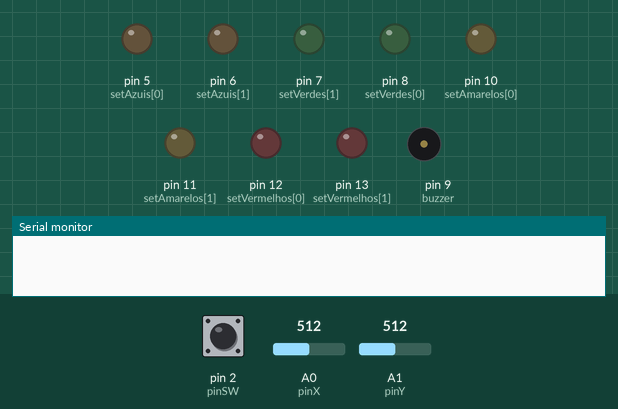
The sketch below on a simulated Arduino Uno, built with avr-gcc and run on an emulated ATmega328P. On the bench: output pins drawn as LEDs (lit = HIGH), buzzer (waves = sounding), the last lines printed to the serial monitor. The test bench sets the inputs (shaded band); at power-on: pin 2 (pinSW) HIGH, A0 (pinX) = 512, A1 (pinY) = 512. Random numbers use the default seed unless the sketch sets one.

Above: at 0.8 s.
0.9 s: pin 2 (pinSW) pulled LOW for 1 s
At 2.9 s:
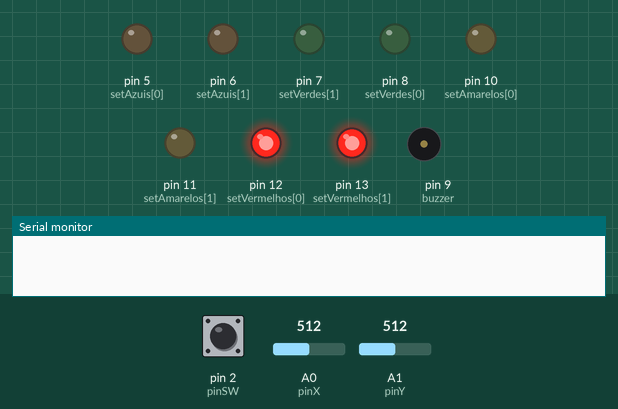
3.9 s: pin 2 (pinSW) pulled LOW for 0.15 s
At 6.8 s:
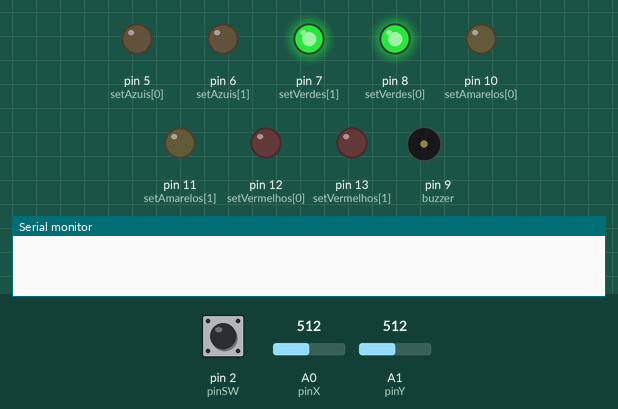
7.0 s: A0 (pinX) set to 685
8.5 s: A0 (pinX) set to 709
At 8.9 s:
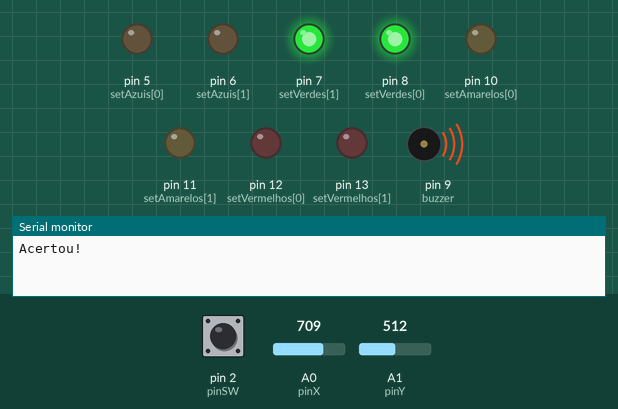
At 9.54 s:
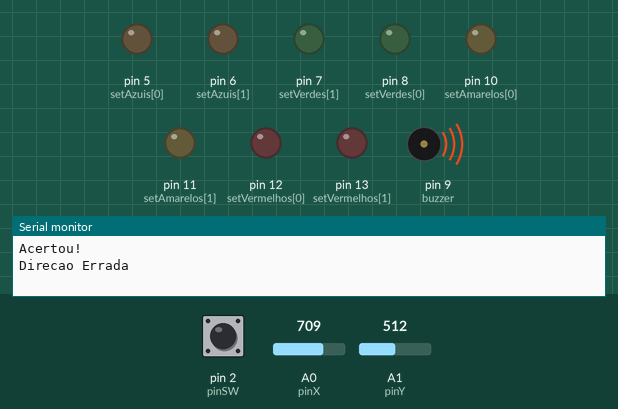
11.5 s: A0 (pinX) set to 290
14.5 s: A0 (pinX) set to 311
Timing chart, 0 to 25.2 s (numbered marks = the images above; inputs shaded):
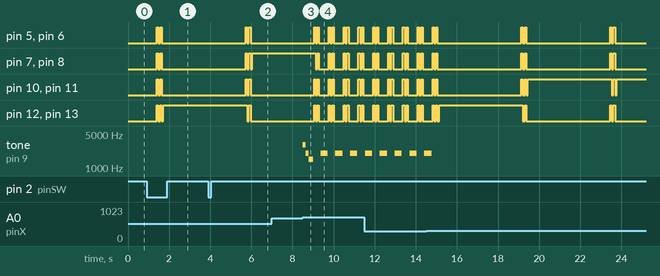

The sketch:

bebeat271125.ino
```cpp
int setVermelhos[] = { 12, 13 };
int setAmarelos[] = { 10, 11 };
int setAzuis[] = { 5, 6 };
int setVerdes[] = { 8, 7 };
// sao definadas as variaveis(vetores) que dividem cada grupo LED pela cor, cada grupo guarda 2 pinos(cada pino responsavel por acender 2 LEDs, via conexão paralela) no arduino uno {x,y};

unsigned long tempoInicio;  // criação de uma variavel que posteriormente servirá para calcular o tempo que o jogo ficou ligado
bool ledsAcesos = false;  // variavel booleana true/false dizendo que devem estar desligados
bool rodadaIniciada = false; // controla inicio/fim de rodada
int *setAtivo = nullptr; //  "ponteiro" que aponta para o vetor da cor sorteada
int buzzer = 9;  // pino do buzzer

int escolhido = -1; // cada set recebe um desses valores 0, 1, 2 ou 3. -1 significa nenhum set escolhido ainda
// Joystick
int pinX = A0;
int pinY = A1;
int pinSW = 2;
// pino analogico onde está conectado cada funçao do joystick

const int NUM_LEDS = 2;

String direcaoAtual = " ";
// Vetor de sets
int *sets[] = { setVermelhos, setAmarelos, setAzuis, setVerdes };
const int NUM_SETS = 4;

// Nomes dos sets
const char *nomesSets[] = { "Vermelho", "Amarelo", "Azul", "Verde" };

// Tempo aceso
unsigned long tempoAceso = 4000;
int ultimaVelocidade = 4000; // serve para o calculo de mudança de vel. posteriormente

// Pontuacao
int Score = 0;
int valorPorAcerto = 1;
int erros = 0;

bool pausado = false;

void setup() {
  Serial.begin(9600); // inicia a comunicação entre computador e arduino, parametro 9600: define a velocidade de transmissão em bits por segundo
  pinMode(pinSW, INPUT_PULLUP);
  pinMode(buzzer, OUTPUT);

  while (digitalRead(pinSW) == HIGH) {
  }

  for (int i = 0; i < NUM_LEDS; i++) {
    pinMode(setVermelhos[i], OUTPUT);
    pinMode(setAmarelos[i], OUTPUT);
    pinMode(setAzuis[i], OUTPUT);
    pinMode(setVerdes[i], OUTPUT);
  }

  randomSeed(analogRead(A0));
}
//configura o botao joystick e buzzer, configura todos os pinos de LEDs como saida
//espera o jogador pressionar o botao para começar e random = para gerar números aleatorios diferentes a cada partida
void loop() {

 if (digitalRead(pinSW) == LOW) {  // botão pressionado
  pausado = !pausado;             // alterna estado
  delay(250);                     // evita múltiplos toggles enquanto segura
}

  if(!pausado){

  // rodada começando
  if (!rodadaIniciada) {
    flashTransicao();

    // escolher cor APENAS aqui
    escolhido = random(0, NUM_SETS);  // escolhe o numero do set a ser ligado
    setAtivo = sets[escolhido];       //atribui o set ativo a o numero sorteado

    // acende todos os leds do set sorteado
    for (int j = 0; j < NUM_LEDS; j++) {
      digitalWrite(setAtivo[j], HIGH);
    }

    tempoInicio = millis();  //marca o tempo atual
    rodadaIniciada = true;   //diz que ja tem uma rodada em andamento
    ledsAcesos = true;       // comunica que os leds estão acessos
  }

  // DURANTE A RODADA → ler joystick sempre
  lerJoystick();      //ler comando do jystick
  verificarAcerto();  //checa se o comando foi certo

  // se os leds estão acessos, e o tempo tempo atual, menos o tempo que a rodada inicio forem maiores ou iguais ao tempo maximo que a led fica acessa
  if (ledsAcesos && millis() - tempoInicio >= tempoAceso) {

    for (int j = 0; j < NUM_LEDS; j++) {  //apaga o set ativo
      digitalWrite(setAtivo[j], LOW);
    }

    ledsAcesos = false;
    rodadaIniciada = false;  // agora pode iniciar outra rodada
  }

  modos();
  }
}

void lerJoystick() {
  int eixoX = analogRead(pinX);  // valores de 0 a 1023
  int eixoY = analogRead(pinY);
  int botao = digitalRead(pinSW);  // LOW = pressionado


  if (eixoX < 300) {
    direcaoAtual = "Esquerda";
  } else if (eixoX > 700) {
    direcaoAtual = "Direita";
  } else if (eixoY < 300) {
    direcaoAtual = "Baixo";
  } else if (eixoY > 700) {
    direcaoAtual = "Cima";
  } else {
    direcaoAtual = "Centro";
  }
//conversao dos valores em direção
  // Serial.println(direcaoAtual);
}

// Cima - Vermelho [0]
// Esquerda - Amarelo [1]
// Baixo - Azul [2]
// Direita - Verde [3]

void verificarAcerto() {
  if (!ledsAcesos) return;  // Impede verificar depois do fim da rodada

  bool acertou = false;

  if (escolhido == 0 && direcaoAtual == "Cima") acertou = true;
  else if (escolhido == 1 && direcaoAtual == "Esquerda") acertou = true;
  else if (escolhido == 2 && direcaoAtual == "Baixo") acertou = true;
  else if (escolhido == 3 && direcaoAtual == "Direita") acertou = true;

  if (acertou) {

    Score += valorPorAcerto;
    Serial.println("Acertou!");
    somAcerto();

    // APAGAR LEDs imediatamente
    for (int j = 0; j < NUM_LEDS; j++) {
      digitalWrite(setAtivo[j], LOW);
    }

    // FINALIZA rodada
    ledsAcesos = false;
    rodadaIniciada = false;

    return;
  }

  // Se não acertou:
  if (direcaoAtual != "Centro") {
    Serial.println("Direcao Errada");
    // APAGAR LEDs imediatamente
    for (int j = 0; j < NUM_LEDS; j++) {
      digitalWrite(setAtivo[j], LOW);
    }

    // FINALIZA rodada
    ledsAcesos = false;
    rodadaIniciada = false;
    erros += valorPorAcerto;
    somErro();
  }
}

void somAcerto() {
  // Nota 1: 3000 Hz (a mais alta inicial)
  tone(buzzer, 3000, 150);
  delay(150);

  // Nota 2: 2000 Hz (tom médio)
  tone(buzzer, 2000, 150);
  delay(150);

  // Nota 3: 1500 Hz (a mais baixa de erro)
  tone(buzzer, 1500, 200);
  delay(200);

  noTone(buzzer);
  delay(50);
}

void somErro() {

  tone(buzzer, 2000, 300);  // nota aguda

  delay(200);

  tone(buzzer, 2000, 150);  // mais agudo ainda

  delay(200);
}
//confighura o buzzwer e seus respectivas frequências
void efeitoTrocaDeFase() {
  somPowerUp();
  for (int k = 0; k < 5; k++) {
    for (int i = 0; i < NUM_LEDS; i++) {
      digitalWrite(setVermelhos[i], HIGH);
      digitalWrite(setAmarelos[i], HIGH);
      digitalWrite(setAzuis[i], HIGH);
      digitalWrite(setVerdes[i], HIGH);
    }
    delay(200);

    for (int i = 0; i < NUM_LEDS; i++) {
      digitalWrite(setVermelhos[i], LOW);
      digitalWrite(setAmarelos[i], LOW);
      digitalWrite(setAzuis[i], LOW);
      digitalWrite(setVerdes[i], LOW);
    }
    delay(200);
  }
}


// Mudança de velocidade
void modos() {
  int novaVelocidade = tempoAceso;

  if (Score > 30)
    novaVelocidade = 1000;
  else if (Score > 20)
    novaVelocidade = 2000;
  else if (Score > 10)
    novaVelocidade = 3000;
  else
    novaVelocidade = 4000;


  if (novaVelocidade != ultimaVelocidade) {
    Serial.println("TROCANDO DE FASE!");
    efeitoTrocaDeFase();
    ultimaVelocidade = novaVelocidade;
  }

  tempoAceso = novaVelocidade;
}

void somPowerUp() {
  int notas[] = { 300, 400, 550, 700, 900, 1200 };
  int duracoes[] = { 120, 120, 100, 100, 100, 200 };

  for (int i = 0; i < 6; i++) {
    tone(buzzer, notas[i], duracoes[i]);
    delay(duracoes[i] + 20);
  }

  noTone(buzzer);
}
// Toca sequência de notas ascendentes no buzzer.
//Cada nota tem duração diferente.
//Apaga buzzer no final (noTone()).
//Cada nota tem duração diferente. Apaga buzzer no final (noTone()).
void piscarLuz() {
  for (int j = 0; j < NUM_LEDS; j++) {
    digitalWrite(setAtivo[j], LOW);
  }
}

void flashTransicao() {
  for (int k = 0; k < 2; k++) {
    // LIGA TODOS
    for (int i = 0; i < NUM_LEDS; i++) {
      digitalWrite(setVermelhos[i], HIGH);
      digitalWrite(setAmarelos[i], HIGH);
      digitalWrite(setAzuis[i], HIGH);
      digitalWrite(setVerdes[i], HIGH);
    }
    delay(80);
// pisca todos 2x os leds antes de iniciar uma rodada, indicando a transição ligado/offf
    // DESLIGA TODOS
    for (int i = 0; i < NUM_LEDS; i++) {
      digitalWrite(setVermelhos[i], LOW);
      digitalWrite(setAmarelos[i], LOW);
      digitalWrite(setAzuis[i], LOW);
      digitalWrite(setVerdes[i], LOW);
    }
    delay(80);
  }
}
```

Measured:
- the behaviour switches between 700 and 701 on A0 (pinX) (found by bisection; images 2 and 3)
- after the input at 0.9 s, pin 5 (setAzuis[0]), pin 6 (setAzuis[1]): alternates HIGH for 0.08 s and LOW for 0.08 s, 4 changes in all, then stays LOW, starting after 0.50 s
- after the input at 3.9 s, pin 5 (setAzuis[0]), pin 6 (setAzuis[1]): alternates HIGH for 0.08 s and LOW for 0.08 s, 4 changes in all, then stays LOW, starting after 1.8 s
- after the input at 7.0 s, every drawn part: stays the same
- after the input at 8.5 s, tone on pin 9 (buzzer): plays 3000 Hz for 0.15 s, 2000 Hz for 0.15 s, 1500 Hz for 0.20 s, 2000 Hz for 0.35 s, 2000 Hz for 0.35 s, 2000 Hz for 0.35 s, starting at once
